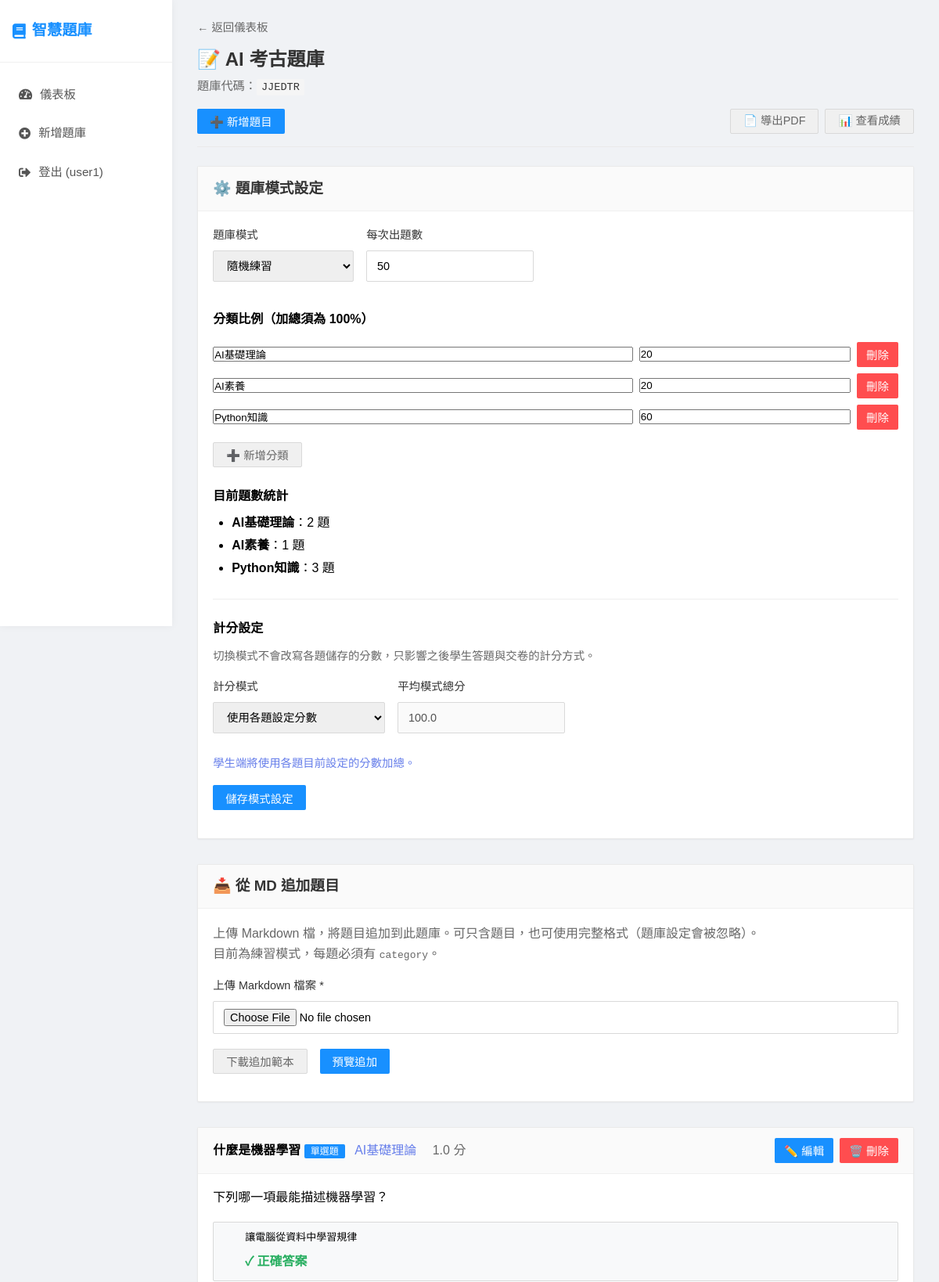
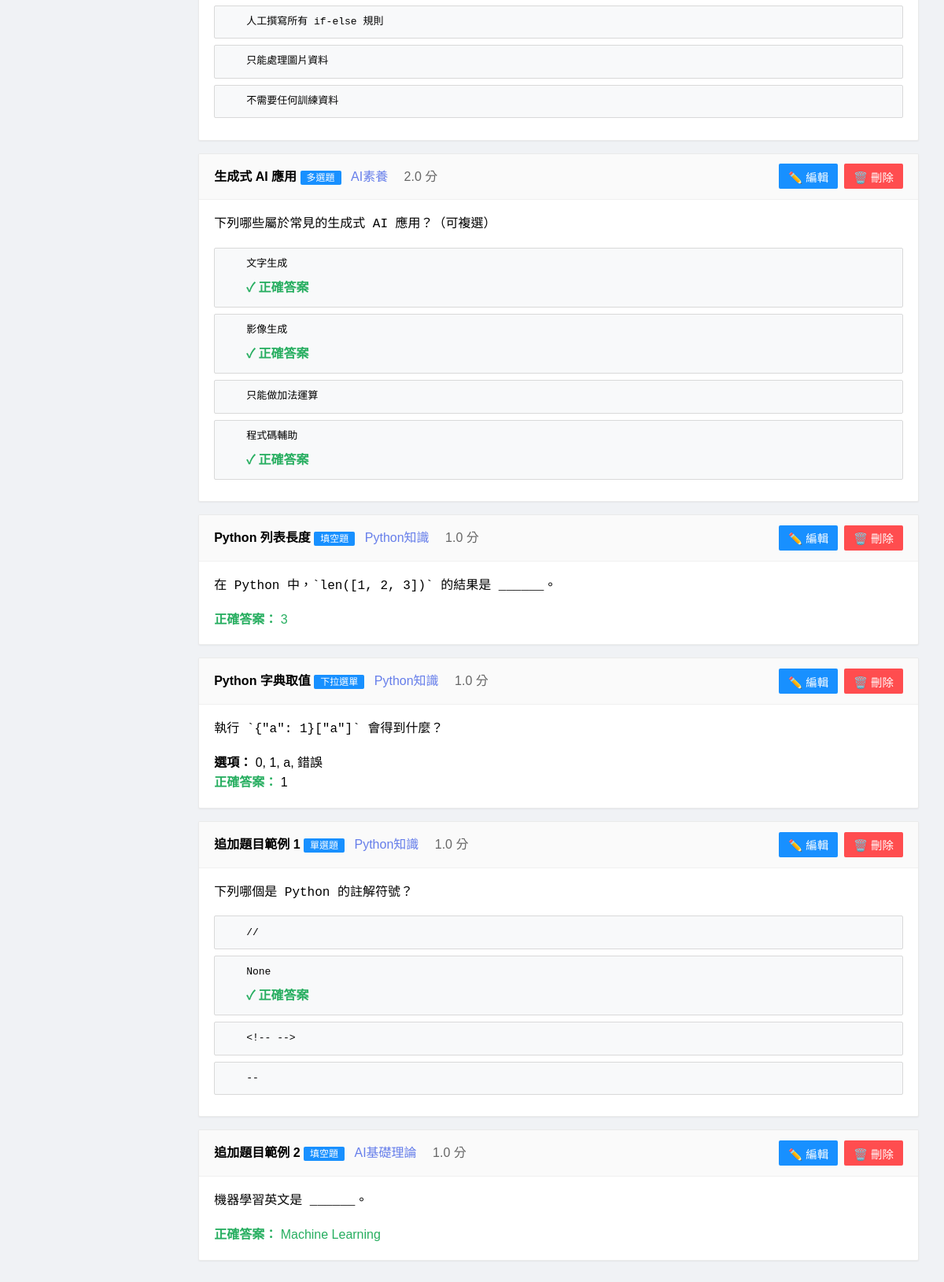
Page /quiz-bank/2 (signed in) on the committed database (2 pictures, top to bottom).
### app.py (models this page shows)
class User(UserMixin, db.Model):
    id = db.Column(db.Integer, primary_key=True)
    username = db.Column(db.String(80), unique=True, nullable=False)
    email = db.Column(db.String(120), unique=True, nullable=False)
    password_hash = db.Column(db.String(120), nullable=False)
    is_teacher = db.Column(db.Boolean, default=True)
    created_at = db.Column(db.DateTime, default=datetime.utcnow)
    quiz_banks = db.relationship('QuizBank', backref='owner', lazy=True)

class QuizBank(db.Model):
    id = db.Column(db.Integer, primary_key=True)
    title = db.Column(db.String(200), nullable=False)
    description = db.Column(db.Text)
    access_code = db.Column(db.String(10), unique=True, nullable=False)
    is_active = db.Column(db.Boolean, default=True)
    quiz_mode = db.Column(db.String(20), default='fixed')
    session_question_count = db.Column(db.Integer, default=10)
    category_ratios = db.Column(db.Text)
    scoring_mode = db.Column(db.String(20), default='explicit')  # explicit | average
    scoring_total_points = db.Column(db.Float, default=100)
    created_at = db.Column(db.DateTime, default=datetime.utcnow)
    teacher_id = db.Column(db.Integer, db.ForeignKey('user.id'), nullable=False)
    questions = db.relationship('Question', backref='quiz_bank', lazy=True, cascade='all, delete-orphan')
    submissions = db.relationship('Submission', backref='quiz_bank', lazy=True)

class Question(db.Model):
    id = db.Column(db.Integer, primary_key=True)
    title = db.Column(db.String(200), nullable=False)
    question_text = db.Column(db.Text, nullable=False)
    question_type = db.Column(db.String(50), nullable=False)  # single_choice, multiple_choice, fill_blank, dropdown, parsons
    question_data = db.Column(db.Text)  # JSON格式儲存選項、正確答案等
    points = db.Column(db.Float, default=1)
    order_index = db.Column(db.Integer, default=0)
    category = db.Column(db.String(100))
    quiz_bank_id = db.Column(db.Integer, db.ForeignKey('quiz_bank.id'), nullable=False)
    created_at = db.Column(db.DateTime, default=datetime.utcnow)

### app.py (the view)
@app.route('/quiz-bank/<int:quiz_bank_id>')
@login_required
def manage_quiz_bank(quiz_bank_id):
    quiz_bank = QuizBank.query.get_or_404(quiz_bank_id)
    if quiz_bank.teacher_id != current_user.id:
        return redirect(url_for('teacher_dashboard'))
    questions = Question.query.filter_by(quiz_bank_id=quiz_bank_id).order_by(Question.order_index).all()
    category_stats = {}
    for question in questions:
        category = (question.category or '未分類').strip()
        category_stats[category] = category_stats.get(category, 0) + 1
    return render_template(
        'manage_quiz_bank.html',
        quiz_bank=quiz_bank,
        questions=questions,
        category_stats=category_stats,
        category_ratios=get_category_ratios(quiz_bank),
    )

### templates/manage_quiz_bank.html (shortened to what this page needs)
{% extends "base.html" %}
{% block content %}
<div>
    <div class="quiz-page-header">
        <a href="{{ url_for('teacher_dashboard') }}" class="quiz-page-header__back">← 返回儀表板</a>
        <h1 class="quiz-page-header__title">📝 {{ quiz_bank.title }}</h1>
        <p class="quiz-page-header__meta">題庫代碼：<span class="access-code">{{ quiz_bank.access_code }}</span></p>
        <div class="quiz-page-header__toolbar">
            <button onclick="showAddQuestionModal()" class="btn">➕ 新增題目</button>
            <div class="quiz-page-header__toolbar-secondary">
                <a href="{{ url_for('export_quiz_bank_pdf', quiz_bank_id=quiz_bank.id) }}" class="btn btn-secondary" title="導出題庫為PDF文件">📄 導出PDF</a>
                <a href="{{ url_for('view_submissions_page', quiz_bank_id=quiz_bank.id) }}" class="btn btn-secondary">📊 查看成績</a>
            </div>
        </div>
    </div>
    <div class="card" style="margin-bottom: 2rem;">
        <div class="card-header">
            <h3 style="margin: 0;">⚙️ 題庫模式設定</h3>
        </div>
        <div class="card-body">
            <div style="display: flex; gap: 1rem; flex-wrap: wrap; margin-bottom: 1rem;">
                <div class="form-group" style="min-width: 180px;">
                    <label for="quiz-mode">題庫模式</label>
                    <select id="quiz-mode">
                        <option value="practice" {% if quiz_bank.quiz_mode == 'practice' %}selected{% endif %}>隨機練習</option>
                    </select>
                </div>
                <div class="form-group" style="min-width: 180px;">
                    <label for="session-question-count">每次出題數</label>
                    <input type="number" id="session-question-count" min="1" value="{{ quiz_bank.session_question_count or 10 }}">
                </div>
            </div>
            <div id="practice-config-section" style="{% if quiz_bank.quiz_mode != 'practice' %}display: none;{% endif %}">
                <h4 style="margin-bottom: 1rem;">分類比例（加總須為 100%）</h4>
                <div id="ratio-rows"></div>
                <button type="button" class="btn btn-secondary" onclick="addRatioRow()" style="margin-top: 0.5rem;">➕ 新增分類</button>
                {% if category_stats %}
                <div style="margin-top: 1.5rem;">
                    <h4>目前題數統計</h4>
                    <ul style="line-height: 1.8; padding-left: 1.5rem; margin-top: 0.5rem;">
                        {% for category, count in (category_stats or {}).items() %}
                        <li><strong>{{ category }}</strong>：{{ count }} 題</li>
                        {% endfor %}
                    </ul>
                </div>
                {% endif %}
            </div>
            <div style="margin-top: 1.5rem; padding-top: 1.5rem; border-top: 1px solid #eee;">
                <h4 style="margin-bottom: 0.75rem;">計分設定</h4>
                <p style="color: #666; font-size: 0.9rem; margin-bottom: 1rem;">
                    切換模式不會改寫各題儲存的分數，只影響之後學生答題與交卷的計分方式。
                </p>
                <div style="display: flex; gap: 1rem; flex-wrap: wrap; align-items: flex-end;">
                    <div class="form-group" style="min-width: 220px;">
                        <label for="scoring-mode">計分模式</label>
                        <select id="scoring-mode" onchange="toggleScoringTotalInput()">
                            <option value="explicit" {% if (quiz_bank.scoring_mode or 'explicit') != 'average' %}selected{% endif %}>使用各題設定分數</option>
                        </select>
                    </div>
                    <div class="form-group" style="min-width: 180px;" id="scoring-total-group">
                        <label for="scoring-total-points">平均模式總分</label>
                        <input type="number" id="scoring-total-points" min="0.01" step="any" value="{{ quiz_bank.scoring_total_points if quiz_bank.scoring_total_points is not none else 100 }}">
                    </div>
                </div>
                <p id="scoring-preview" style="color: #667eea; font-size: 0.9rem; margin-top: 0.5rem;"></p>
            </div>
            <button type="button" class="btn" onclick="savePracticeConfig()" style="margin-top: 1rem;">儲存模式設定</button>
        </div>
    </div>
    <div class="card" style="margin-bottom: 2rem;">
        <div class="card-header">
            <h3 style="margin: 0;">📥 從 MD 追加題目</h3>
        </div>
        <div class="card-body">
            <p style="color: #666; margin-bottom: 1rem;">
                上傳 Markdown 檔，將題目追加到此題庫。可只含題目，也可使用完整格式（題庫設定會被忽略）。
                {% if quiz_bank.quiz_mode == 'practice' %}
                <br>目前為練習模式，每題必須有 <code>category</code>。
                {% endif %}
            </p>
            <div class="form-group">
                <label for="append-md-file">上傳 Markdown 檔案 *</label>
                <input type="file" id="append-md-file" accept=".md,text/markdown">
            </div>
            <div style="display: flex; gap: 1rem; margin-bottom: 1rem; flex-wrap: wrap;">
                <button type="button" class="btn btn-secondary" onclick="downloadAppendTemplate()">下載追加範本</button>
                <button type="button" class="btn" onclick="previewAppendImport()">
                    <span id="append-preview-text">預覽追加</span>
                </button>
            </div>
        </div>
    </div>
    <div id="questions-container">
        {% if questions %}
            {% for question in questions %}
            <div class="question-item" data-question-id="{{ question.id }}">
                <div class="question-header">
                    <div>
                        <strong>{{ question.title }}</strong>
                        <span class="question-type-badge">{{ get_question_type_name(question.question_type) }}</span>
                        {% if question.category %}
                        <span style="color: #667eea; margin-left: 0.5rem;">{{ question.category }}</span>
                        {% endif %}
                        <span style="color: #666; margin-left: 1rem;">{{ question.points }} 分</span>
                    </div>
                    <div style="display: flex; gap: 0.5rem;">
                        <button onclick="editQuestion({{ question.id }})" class="btn" style="padding: 6px 12px;">✏️ 編輯</button>
                        <button onclick="deleteQuestion({{ question.id }})" class="btn btn-danger" style="padding: 6px 12px;">🗑️ 刪除</button>
                    </div>
                </div>
                <div class="question-content">
                    <p style="white-space: pre-wrap; font-family: Consolas, monospace;">{{ question.question_text | trim }}</p>
                    {% if question.question_data %}
                        {% set data = question.question_data | from_json %}
                        {% if question.question_type in ['single_choice', 'multiple_choice'] %}
                            <div style="margin-top: 1rem;">
                                {% for option in data.options %}
                                <div class="option" style="background: #f8f9fa;">
                                    <div class="option-text">{{ option }}</div>
                                    {% if (question.question_type == 'single_choice' and option == data.correct_answer) or
                                           (question.question_type == 'multiple_choice' and option in data.correct_answers) %}
                                    <div class="option-correct">✓ 正確答案</div>
                                    {% endif %}
                                </div>
                                {% endfor %}
                            </div>
                        {% elif question.question_type == 'fill_blank' %}
                            <div style="margin-top: 1rem; color: #27ae60;">
                                <strong>正確答案：</strong> {{ data.correct_answer }}
                            </div>
                        {% elif question.question_type == 'dropdown' %}
                            <div style="margin-top: 1rem;">
                                <strong>選項：</strong> {{ data.options | join(', ') }}<br>
                                <strong style="color: #27ae60;">正確答案：</strong> {{ data.correct_answer }}
                            </div>
                        {% endif %}
                    {% endif %}
                </div>
            </div>
            {% endfor %}
        {% else %}
            <div style="text-align: center; padding: 3rem; background: #f8f9fa; border-radius: 10px;">
                <h3 style="color: #666; margin-bottom: 1rem;">📝 還沒有題目</h3>
                <p style="color: #888; margin-bottom: 2rem;">開始建立您的第一個題目吧！</p>
                <button onclick="showAddQuestionModal()" class="btn">➕ 新增題目</button>
            </div>
        {% endif %}
    </div>
</div>
{% endblock %}

### templates/base.html (shortened to what this page needs)
<!DOCTYPE html>
<html lang="zh-TW">
<head>
    <link rel="stylesheet" href="{{ url_for('static', filename='css/style.css') }}">
    <link rel="stylesheet" href="https://cdnjs.cloudflare.com/ajax/libs/font-awesome/5.15.4/css/all.min.css">
</head>
<body>
    <div class="container">
        <nav class="navbar">
            <h1><i class="fas fa-book"></i> 智慧題庫</h1>
            <div class="nav-links">
                {% if current_user.is_authenticated %}
                    <a href="{{ url_for('teacher_dashboard') }}" class="{{ 'active' if request.endpoint == 'teacher_dashboard' else '' }}">
                        <i class="fas fa-tachometer-alt"></i> 儀表板
                    </a>
                    <a href="{{ url_for('create_quiz_bank') }}" class="{{ 'active' if request.endpoint == 'create_quiz_bank' else '' }}">
                        <i class="fas fa-plus-circle"></i> 新增題庫
                    </a>
                    <a href="{{ url_for('logout') }}">
                        <i class="fas fa-sign-out-alt"></i> 登出 ({{ current_user.username }})
                    </a>
                {% endif %}
            </div>
        </nav>
        <div class="content">
            {% block content %}{% endblock %}
        </div>
    </div>
</body>
</html>

### rows in the picture
User: username "user1"
QuizBank: title "AI 考古題庫", access_code "JJEDTR", quiz_mode "隨機練習", session_question_count "50", scoring_mode "使用各題設定分數", scoring_total_points "100.0"
Question: category "AI基礎理論", count "2", title "什麼是機器學習", question_type "單選題", points "1.0", question_text "下列哪一項最能描述機器學習？", options "讓電腦從資料中學習規律" "人工撰寫所有 if-else 規則" "只能處理圖片資料" "不需要任何訓練資料"
Question: category "AI素養", count "1", title "生成式 AI 應用", question_type "多選題", points "2.0", question_text "下列哪些屬於常見的生成式 AI 應用？（可複選）", options "文字生成" "影像生成" "只能做加法運算" "程式碼輔助"
Question: category "Python知識", order_index "3", title "Python 列表長度", question_type "填空題", points "1.0", question_text "在 Python 中，`len([1, 2, 3])` 的結果是 ______。", correct_answer "3"
Question: title "Python 字典取值", question_type "下拉選單", category "Python知識", points "1.0", question_text "執行 `{\"a\": 1}[\"a\"]` 會得到什麼？", options "0, 1, a, 錯誤", correct_answer "1"
Question: title "追加題目範例 1", question_type "單選題", category "Python知識", points "1.0", question_text "下列哪個是 Python 的註解符號？", options "//" "None" "<!-- -->" "--"
Question: title "追加題目範例 2", question_type "填空題", category "AI基礎理論", points "1.0", question_text "機器學習英文是 ______。", correct_answer "Machine Learning"
